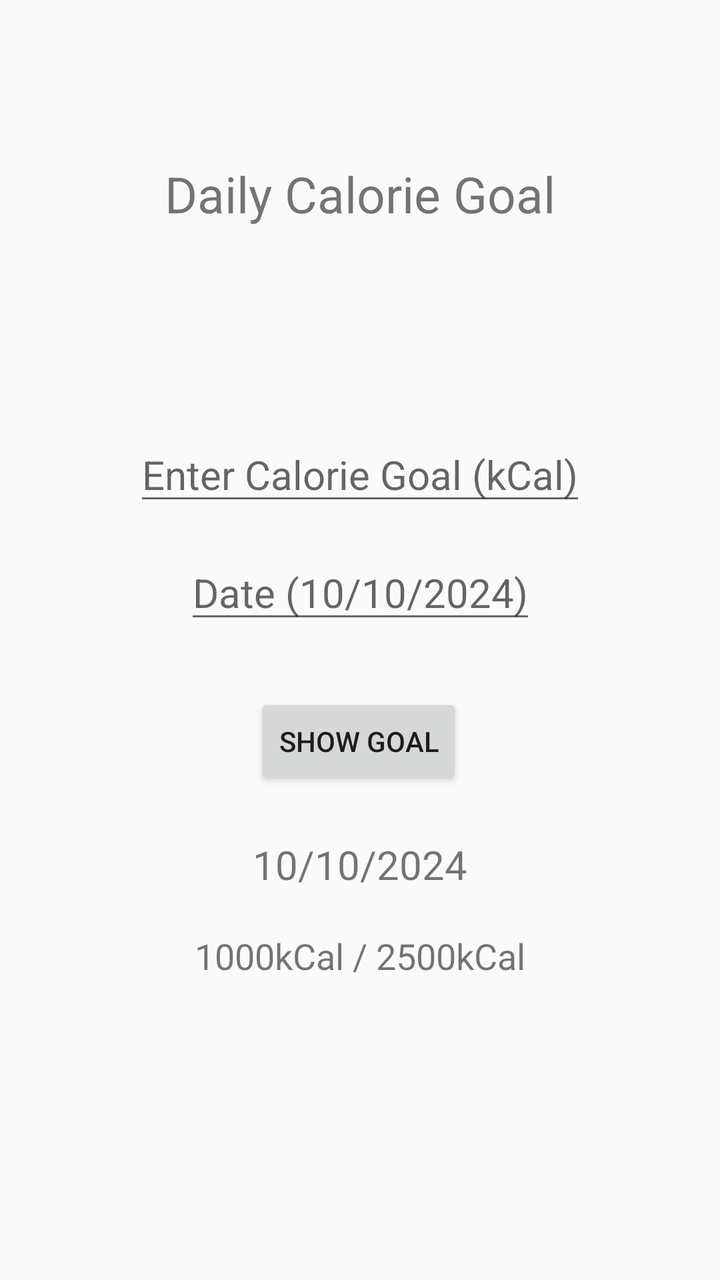
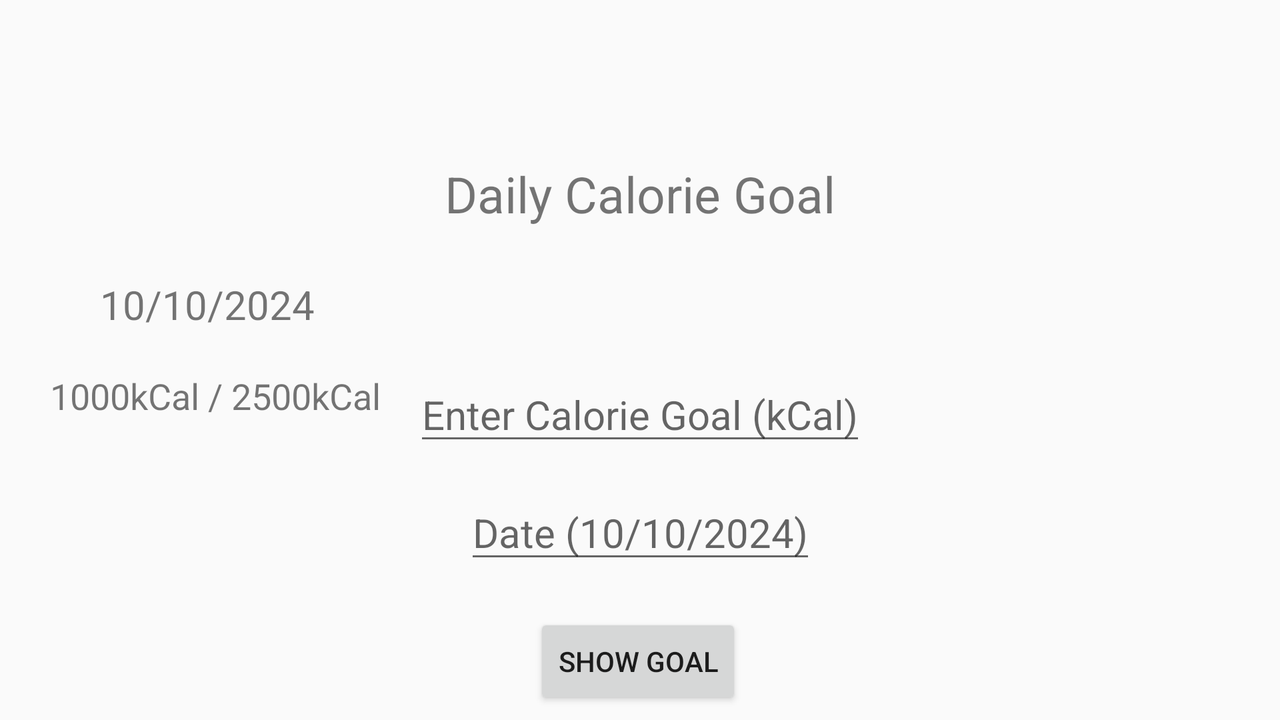

One screen, two layout resources from the same app: the default and the author's alternative for another configuration. Each is rendered where Android would select it; the XML of both is given below.
<!-- AndroidManifest.xml: application theme Theme.MAD_Assignment_2 -->
<!-- res/layout/activity_set_goal.xml -->
<?xml version="1.0" encoding="utf-8"?>
<androidx.constraintlayout.widget.ConstraintLayout xmlns:android="http://schemas.android.com/apk/res/android"
    xmlns:app="http://schemas.android.com/apk/res-auto"
    xmlns:tools="http://schemas.android.com/tools"
    android:id="@+id/main"
    android:layout_width="match_parent"
    android:layout_height="match_parent"
    tools:context=".SetGoalActivity">

    <TextView
        android:id="@+id/goalLabel"
        android:layout_width="wrap_content"
        android:layout_height="wrap_content"
        android:layout_marginTop="80dp"
        android:text="Daily Calorie Goal"
        android:textSize="25dp"
        app:layout_constraintEnd_toEndOf="parent"
        app:layout_constraintStart_toStartOf="parent"
        app:layout_constraintTop_toTopOf="parent" />

    <EditText
        android:id="@+id/goalInput"
        android:layout_width="wrap_content"
        android:layout_height="wrap_content"
        android:layout_marginTop="100dp"
        android:hint="Enter Calorie Goal (kCal)"
        android:inputType="number"
        android:textSize="20dp"
        app:layout_constraintEnd_toEndOf="parent"
        app:layout_constraintStart_toStartOf="parent"
        app:layout_constraintTop_toBottomOf="@+id/goalLabel" />

    <EditText
        android:id="@+id/date"
        android:layout_width="wrap_content"
        android:layout_height="wrap_content"
        android:layout_marginTop="15dp"
        android:hint="Date (10/10/2024)"
        android:textSize="20dp"
        app:layout_constraintEnd_toEndOf="parent"
        app:layout_constraintStart_toStartOf="parent"
        app:layout_constraintTop_toBottomOf="@+id/goalInput" />

    <Button
        android:id="@+id/saveGoalButton"
        android:layout_width="wrap_content"
        android:layout_height="wrap_content"
        android:layout_marginTop="30dp"
        android:text="Show Goal"
        app:layout_constraintEnd_toEndOf="parent"
        app:layout_constraintHorizontal_bias="0.498"
        app:layout_constraintStart_toStartOf="parent"
        app:layout_constraintTop_toBottomOf="@+id/date" />

    <TextView
        android:id="@+id/currentDate"
        android:layout_width="wrap_content"
        android:layout_height="wrap_content"
        android:layout_marginBottom="20dp"
        android:text="10/10/2024"
        android:textSize="20dp"
        app:layout_constraintBottom_toTopOf="@+id/currentCalorie"
        app:layout_constraintEnd_toEndOf="parent"
        app:layout_constraintStart_toStartOf="parent" />

    <TextView
        android:id="@+id/currentCalorie"
        android:layout_width="wrap_content"
        android:layout_height="wrap_content"
        android:layout_marginBottom="150dp"
        android:text="1000kCal / 2500kCal"
        android:textSize="18dp"
        app:layout_constraintBottom_toBottomOf="parent"
        app:layout_constraintEnd_toEndOf="parent"
        app:layout_constraintStart_toStartOf="parent" />

</androidx.constraintlayout.widget.ConstraintLayout>
<!-- resources referenced by this layout -->
<resources>
  <style name="Theme.MAD_Assignment_2" parent="Base.Theme.MAD_Assignment_2" />
  <style name="Base.Theme.MAD_Assignment_2" parent="Theme.AppCompat.Light.NoActionBar">
          
          
      </style>
</resources>
<!-- res/layout-land/activity_set_goal.xml (the author's variant of the layout above) -->
<!-- drawn on the phone turned sideways -->
<?xml version="1.0" encoding="utf-8"?>
<androidx.constraintlayout.widget.ConstraintLayout xmlns:android="http://schemas.android.com/apk/res/android"
    xmlns:app="http://schemas.android.com/apk/res-auto"
    xmlns:tools="http://schemas.android.com/tools"
    android:id="@+id/main"
    android:layout_width="match_parent"
    android:layout_height="match_parent"
    tools:context=".SetGoalActivity">

    <TextView
        android:id="@+id/goalLabel"
        android:layout_width="wrap_content"
        android:layout_height="wrap_content"
        android:layout_marginTop="80dp"
        android:text="Daily Calorie Goal"
        android:textSize="25dp"
        app:layout_constraintEnd_toEndOf="parent"
        app:layout_constraintStart_toStartOf="parent"
        app:layout_constraintTop_toTopOf="parent" />

    <EditText
        android:id="@+id/goalInput"
        android:layout_width="wrap_content"
        android:layout_height="wrap_content"
        android:layout_marginTop="70dp"
        android:hint="Enter Calorie Goal (kCal)"
        android:inputType="number"
        android:textSize="20dp"
        app:layout_constraintEnd_toEndOf="parent"
        app:layout_constraintStart_toStartOf="parent"
        app:layout_constraintTop_toBottomOf="@+id/goalLabel" />

    <EditText
        android:id="@+id/date"
        android:layout_width="wrap_content"
        android:layout_height="wrap_content"
        android:layout_marginTop="15dp"
        android:hint="Date (10/10/2024)"
        android:textSize="20dp"
        app:layout_constraintEnd_toEndOf="parent"
        app:layout_constraintStart_toStartOf="parent"
        app:layout_constraintTop_toBottomOf="@+id/goalInput" />

    <Button
        android:id="@+id/saveGoalButton"
        android:layout_width="wrap_content"
        android:layout_height="wrap_content"
        android:layout_marginTop="20dp"
        android:text="Show Goal"
        app:layout_constraintEnd_toEndOf="parent"
        app:layout_constraintHorizontal_bias="0.498"
        app:layout_constraintStart_toStartOf="parent"
        app:layout_constraintTop_toBottomOf="@+id/date" />

    <TextView
        android:id="@+id/currentDate"
        android:layout_width="wrap_content"
        android:layout_height="wrap_content"
        android:layout_marginStart="50dp"
        android:layout_marginBottom="20dp"
        android:text="10/10/2024"
        android:textSize="20dp"
        app:layout_constraintBottom_toTopOf="@+id/currentCalorie"
        app:layout_constraintStart_toStartOf="parent" />

    <TextView
        android:id="@+id/currentCalorie"
        android:layout_width="wrap_content"
        android:layout_height="wrap_content"
        android:layout_marginStart="25dp"
        android:layout_marginBottom="150dp"
        android:text="1000kCal / 2500kCal"
        android:textSize="18dp"
        app:layout_constraintBottom_toBottomOf="parent"
        app:layout_constraintStart_toStartOf="parent" />

</androidx.constraintlayout.widget.ConstraintLayout>
